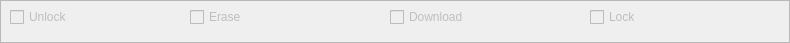
    <widget class="QFrame" name="statusFrame">
     <property name="enabled">
      <bool>false</bool>
     </property>
     <property name="palette">
      <palette>
       <active/>
       <inactive/>
       <disabled/>
      </palette>
     </property>
     <property name="focusPolicy">
      <enum>Qt::ClickFocus</enum>
     </property>
     <property name="toolTipDuration">
      <number>3</number>
     </property>
     <property name="frameShape">
      <enum>QFrame::StyledPanel</enum>
     </property>
     <property name="frameShadow">
      <enum>QFrame::Raised</enum>
     </property>
     <widget class="QCheckBox" name="statusFlashLock">
      <property name="enabled">
       <bool>false</bool>
      </property>
      <property name="geometry">
       <rect>
        <x>590</x>
        <y>0</y>
        <width>191</width>
        <height>34</height>
       </rect>
      </property>
      <property name="sizePolicy">
       <sizepolicy hsizetype="Preferred" vsizetype="Preferred">
        <horstretch>0</horstretch>
        <verstretch>0</verstretch>
       </sizepolicy>
      </property>
      <property name="mouseTracking">
       <bool>false</bool>
      </property>
      <property name="text">
       <string>Lock</string>
      </property>
      <property name="checkable">
       <bool>true</bool>
      </property>
     </widget>
     <widget class="QCheckBox" name="statusFlashWrite">
      <property name="geometry">
       <rect>
        <x>390</x>
        <y>0</y>
        <width>191</width>
        <height>34</height>
       </rect>
      </property>
      <property name="sizePolicy">
       <sizepolicy hsizetype="Preferred" vsizetype="Preferred">
        <horstretch>0</horstretch>
        <verstretch>0</verstretch>
       </sizepolicy>
      </property>
      <property name="text">
       <string>Download</string>
      </property>
     </widget>
     <widget class="QCheckBox" name="statusFlashErase">
      <property name="geometry">
       <rect>
        <x>190</x>
        <y>0</y>
        <width>191</width>
        <height>34</height>
       </rect>
      </property>
      <property name="sizePolicy">
       <sizepolicy hsizetype="Preferred" vsizetype="Preferred">
        <horstretch>0</horstretch>
        <verstretch>0</verstretch>
       </sizepolicy>
      </property>
      <property name="mouseTracking">
       <bool>false</bool>
      </property>
      <property name="text">
       <string>Erase</string>
      </property>
     </widget>
     <widget class="QCheckBox" name="statusFlashUnlock">
      <property name="geometry">
       <rect>
        <x>10</x>
        <y>0</y>
        <width>191</width>
        <height>34</height>
       </rect>
      </property>
      <property name="sizePolicy">
       <sizepolicy hsizetype="Preferred" vsizetype="Preferred">
        <horstretch>0</horstretch>
        <verstretch>0</verstretch>
       </sizepolicy>
      </property>
      <property name="text">
       <string>Unlock</string>
      </property>
     </widget>
    </widget>
